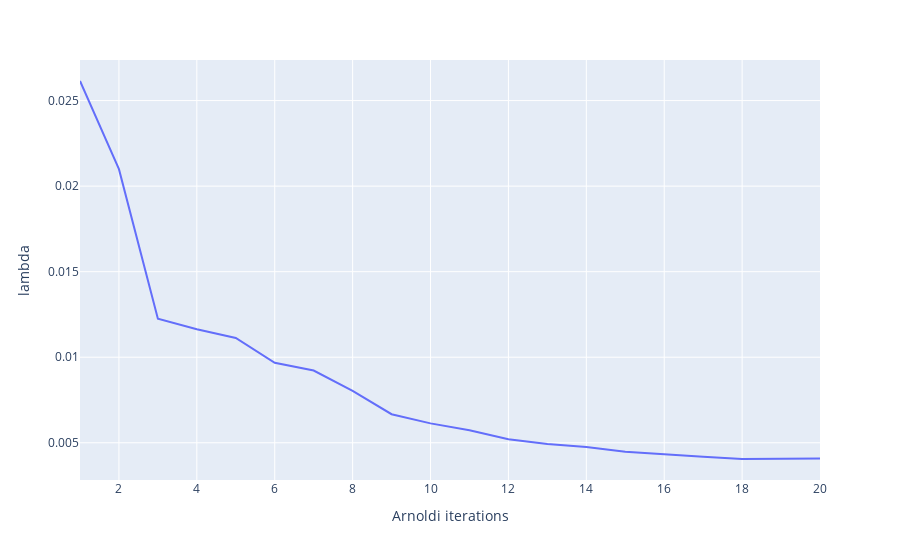

Source (notebook cell):
### Code cell
import plotly.express as px

fig = px.line(x=iterations, y=lambdas, labels={
                     "x": "Arnoldi iterations",
                     "y": "lambda"
                 })


fig.show()

### Figure 1 — Plotly figure (JSON) as saved in the notebook; plotly's stock layout.template omitted (floating-point values rounded to 4 significant figures)
{"data": [{"hovertemplate": "Arnoldi iterations=%{x}<br>lambda=%{y}<extra></extra>", "legendgroup": "", "line": {"color": "#636efa", "dash": "solid"}, "marker": {"symbol": "circle"}, "mode": "lines", "name": "", "orientation": "v", "showlegend": false, "type": "scatter", "x": [1, 2, 3, 4, 5, 6, 7, 8, 9, 10, 11, 12, 13, 14, 15, 16, 17, 18, 19, 20], "xaxis": "x", "y": [0.02614, 0.02099, 0.01225, 0.01163, 0.01112, 0.009671, 0.00922, 0.008039, 0.00667, 0.006132, 0.005737, 0.00521, 0.004922, 0.004751, 0.004474, 0.004316, 0.004189, 0.004051, 0.004068, 0.004082], "yaxis": "y"}], "layout": {"legend": {"tracegroupgap": 0}, "margin": {"t": 60}, "xaxis": {"anchor": "y", "domain": [0, 1], "title": {"text": "Arnoldi iterations"}}, "yaxis": {"anchor": "x", "domain": [0, 1], "title": {"text": "lambda"}}}}
